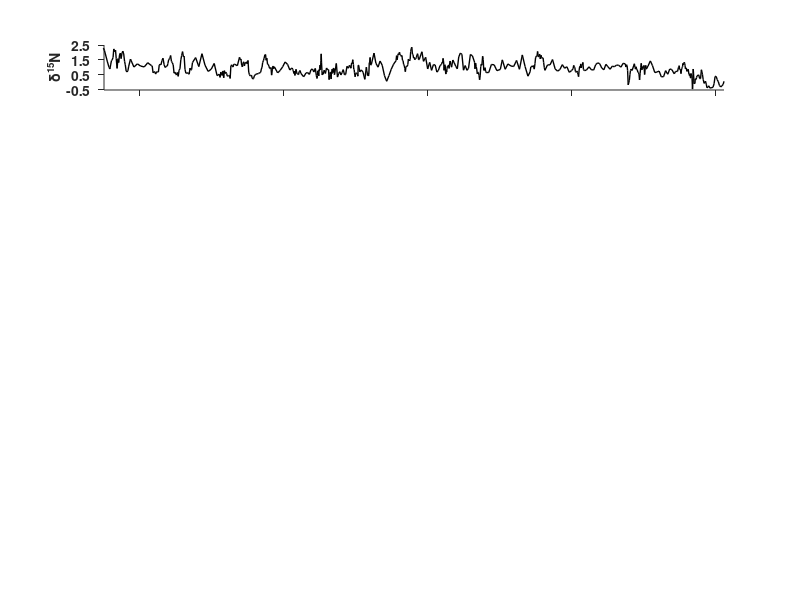

Recreate this plot in MATLAB. (Note: this script raises an error after producing the figure.)
%% Fig_S3_script.m
%
% Make Figure S3 from:
% Dunnette P.V., P.E. Higuera, K.K. McLauchlan, K.M. Derr, C.E. Briles, 
% M.H. Keefe. 2014. Biogeochemical impacts of wildfires over four millennia 
% in a Rocky Mountain subalpine watershed. New Phytologist Accepted.
%
% Fig. S3. Biogeochemical time series for Chickaree Lake. Median sample 
% resolution was ~130 years for %BSi and ~5 years for all other variables. 
%
% FILE REQUIREMENTS:
%   (1) CH10_biogeochemData.csv -- biogeochemical data from Chickaree Lk.
%   (2) CH10_BSiData.csv -- biogenic silica (BSi) and biogeochemical data
%   from Chickaree Lake. 
%
% DEPENDENCIES: 
%   NONE
%
% CITATION, FILES, AND SELF-AUTHORED FUNCTIONS AVAILABLE FROM FigShare
%   Higuera, P.E. and P.V. Dunnette. 2014. Data, code, and 
%   figures from Dunnette et al. 2014. figshare. 
%   http://dx.doi.org/10.6084/m9.figshare.988687
%
% Created by: P.V. Dunnette
% Created on: January 2013
% Edited: 4/2014 for publication, by P.V. Dunnette
%
% University of Idaho, PaleoEcology and Fire Ecology Lab
% http://www.uidaho.edu/cnr/paleoecologylab
% phiguera@uidaho.edu
clear all

%% Set working directories: directories where input data are located
%%%% IF ALL FILES ARE LOCATED IN THE SAME DIRECTORY AS THIS SCRIPT, CHANGE
%%%% workdingDir to 'pwd'
startDir = pwd;             % Record starting path
workingDir = 'L:\4_archivedData\Dunnette_et_al_2014\CH10_biogeochem\';

%% Load data 
cd(workingDir)              % Change to working directory
data1 = csvread('CH10_biogeochemData.csv',1,3);
data2 = csvread('CH10_BSiData.csv',1,0);
cd(startDir)

%% Define variables from biogeochemData
ageTop1 = data1(:,4);       % cal yr BP
N15 = data1(:,6);           % N isotopic composition (d15N; o/oo)
N = data1(:,7);             % Percent (%) N
C13 = data1(:,8);           % Carbon isotopic composition (d13C; o/oo)
C = data1(:,9);             % Percent (%) C
CN = data1(:,10);           % C:N ratio

%% Define variables from BSiData 
ageTop2 = data2(:,3);       % cal yr BP
BSi = data2(:,5);           % Percent (%) BSi

%% Create figure
figure('Color',[1 1 1]);
H = 1.1;

%%%% Plot of d15N time series

h = subplot(6,1,1);
plot(ageTop1,N15,'k','LineWidth',1); 
ylabel('\delta^1^5N','FontSize',10,'FontWeight','b');
set(gca,'box', 'off','XDir','reverse','FontSize',10,'FontWeight','b',...
    'xticklabel',[],'tickdir','out','xlim',[-60 4250],'ylim',[-0.5 2.5],...
    'yTick',[-0.5:1:2.5]);
p = get(h,'pos'); 
p(4) = p(4)*H;
set(h,'pos',p);

%%%% Plot of d13C time series

h = subplot(6,1,2);
plot(ageTop1,C13,'k','LineWidth',1);
ylabel('\delta^1^3C','FontSize',10,'FontWeight','b');
set(gca,'box', 'off','XDir','reverse','FontSize',10,'FontWeight','b',...
    'xticklabel',[],'tickdir','out','xlim',[-60 4250],'ylim',[-30 -24],...
    'yTick',[-30:3:-24]);
p = get(h,'pos'); 
p(4) = p(4)*H;
set(h,'pos',p);

%%%% Plot of C(%) time series

h = subplot(6,1,3);
plot(ageTop1,C,'k','LineWidth',1);
ylabel('%C','FontSize',10,'FontWeight','b');
set(gca,'box', 'off','XDir','reverse','FontSize',10,'FontWeight','b',...
    'xticklabel',[],'tickdir','out','xlim',[-60 4250],'ylim',[0 32],...
    'yTick',[0:16:32]);
p = get(h,'pos'); 
p(4) = p(4)*H;
set(h,'pos',p);

%%%% Plot of N(%) time series

h = subplot(6,1,4);
plot(ageTop1,N,'k','LineWidth',1);
ylabel('%N','FontSize',10,'FontWeight','b');
set(gca,'box', 'off','XDir','reverse','FontSize',10,'FontWeight','b',...
    'xticklabel',[],'tickdir','out','xlim',[-60 4250],'ylim',[0.2 2.2],...
    'yTick',[0.2:1:2.2]);
p = get(h,'pos'); 
p(4) = p(4)*H;
set(h,'pos',p);

%%%% Plot of C:N time series

h = subplot(6,1,5);
plot(ageTop1,CN,'k','LineWidth',1);
ylabel('C:N','FontSize',10,'FontWeight','b');
set(gca,'box', 'off','XDir','reverse','FontSize',10,'FontWeight','b',...
    'xticklabel',[],'tickdir','out','xlim',[-60 4250],'ylim',[10 30],...
    'yTick',[10:10:30]);
p = get(h,'pos'); 
p(4) = p(4)*H;
set(h,'pos',p);

%%%% Plot of BSi(%) time series

h = subplot(6,1,6);
plot(ageTop2,BSi,'k','LineWidth',1);
ylabel('%BSi','FontSize',10,'FontWeight','b');
set(gca,'box', 'off','XDir','reverse','FontSize',10,'FontWeight','b',...
    'tickdir','out','xlim',[-60 4250],'ylim',[18 38],...
    'yTick',[18:10:38],'xtick',[0:500:4000]);
xlabel('Calibrated years BP','FontSize',10,'FontWeight','b');
p = get(h,'pos'); 
p(4) = p(4)*H;
set(h,'pos',p);




